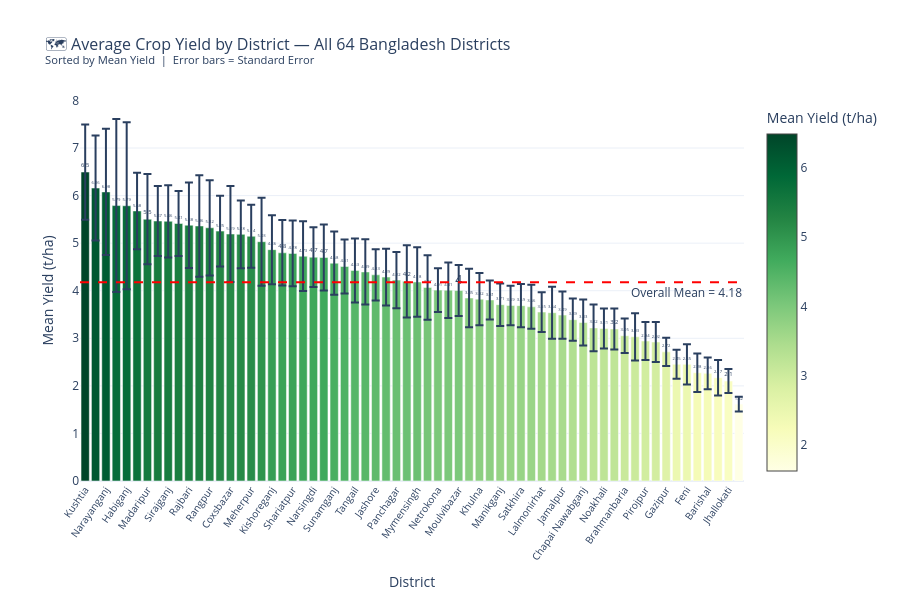

The notebook cell saved with this chart:
### Markdown cell above
---

## 🗺️ Visualization 10 — Plotly Interactive: Yield by District (Bar Chart)
### (Plotly)

### Code cell
dist_stats = (df.groupby('District')['Yield']
                .agg(Mean_Yield='mean', Std='std', Count='count')
                .round(3).reset_index()
                .sort_values('Mean_Yield', ascending=False))
dist_stats['SE'] = (dist_stats['Std'] / np.sqrt(dist_stats['Count'])).round(3)

fig = go.Figure()
fig.add_trace(go.Bar(
    x=dist_stats['District'],
    y=dist_stats['Mean_Yield'],
    error_y=dict(type='data', array=dist_stats['SE'], visible=True),
    marker=dict(
        color=dist_stats['Mean_Yield'],
        colorscale='YlGn',
        showscale=True,
        colorbar=dict(title='Mean Yield (t/ha)')
    ),
    text=dist_stats['Mean_Yield'].round(2),
    textposition='outside',
    hovertemplate='<b>%{x}</b><br>Mean Yield: %{y:.2f} t/ha<br>Records: %{customdata}<extra></extra>',
    customdata=dist_stats['Count']
))

fig.add_hline(y=df['Yield'].mean(), line_dash='dash', line_color='red',
              annotation_text=f'Overall Mean = {df["Yield"].mean():.2f}',
              annotation_position='bottom right')

fig.update_layout(
    title=dict(text='🗺️ Average Crop Yield by District — All 64 Bangladesh Districts<br>'
                    '<sup>Sorted by Mean Yield  |  Error bars = Standard Error</sup>',
               font=dict(size=16)),
    xaxis=dict(title='District', tickangle=-55, tickfont=dict(size=10)),
    yaxis=dict(title='Mean Yield (t/ha)'),
    height=600, template='plotly_white',
    hoverlabel=dict(bgcolor='white', bordercolor='green')
)
fig.write_html('viz10_district_yield_interactive.html')
fig.show()

print("""
📌 Interpretation:
   This interactive chart allows exploration of all 64 district yields.
   Districts in northern Bangladesh (Rangpur division) tend to show higher
   average yields, benefiting from fertile alluvial soils. Coastal districts
   (Barguna, Patuakhali) show lower yields due to salinity stress.
   Hover over each bar to see the exact values and sample sizes.

🔗 Business Relevance:
   Geographic yield mapping enables targeted agricultural investment.
   High-yield districts validate current best practices; low-yield districts
   need prioritised extension services and input support.
""")

### Figure 1 — Plotly figure (JSON) as saved in the notebook; plotly's stock layout.template omitted (floating-point values rounded to 4 significant figures)
{"data": [{"customdata": [67, 68, 66, 61, 54, 68, 63, 70, 68, 65, 68, 67, 69, 69, 57, 69, 67, 65, 67, 63, 64, 70, 64, 67, 58, 68, 66, 62, 68, 66, 68, 66, 65, 69, 64, 70, 64, 66, 67, 67, 64, 69, 65, 71, 68, 67, 70, 64, 65, 60, 60, 65, 66, 62, 60, 66, 69, 65, 64, 65, 64, 59, 60, 60], "error_y": {"array": [1.002, 1.104, 1.327, 1.819, 1.756, 0.805, 0.949, 0.736, 0.759, 0.681, 0.898, 1.069, 1.001, 0.742, 1.009, 0.711, 0.663, 0.923, 0.726, 0.689, 0.691, 0.734, 0.628, 0.693, 0.666, 0.566, 0.672, 0.685, 0.537, 0.598, 0.592, 0.761, 0.73, 0.678, 0.462, 0.583, 0.536, 0.613, 0.549, 0.411, 0.446, 0.415, 0.453, 0.463, 0.417, 0.546, 0.497, 0.444, 0.482, 0.491, 0.421, 0.431, 0.363, 0.497, 0.399, 0.421, 0.299, 0.303, 0.422, 0.406, 0.334, 0.372, 0.25, 0.156], "type": "data", "visible": true}, "hovertemplate": "<b>%{x}</b><br>Mean Yield: %{y:.2f} t/ha<br>Records: %{customdata}<extra></extra>", "marker": {"color": [6.495, 6.158, 6.077, 5.79, 5.786, 5.677, 5.503, 5.466, 5.46, 5.413, 5.378, 5.361, 5.323, 5.253, 5.192, 5.185, 5.145, 5.03, 4.863, 4.797, 4.784, 4.726, 4.705, 4.698, 4.579, 4.51, 4.427, 4.395, 4.334, 4.287, 4.223, 4.197, 4.183, 4.069, 4.013, 4.012, 4.004, 3.847, 3.823, 3.806, 3.707, 3.69, 3.686, 3.662, 3.551, 3.538, 3.488, 3.391, 3.332, 3.219, 3.206, 3.197, 3.054, 3.032, 2.943, 2.922, 2.715, 2.454, 2.453, 2.276, 2.263, 2.171, 2.102, 1.616], "colorbar": {"title": {"text": "Mean Yield (t/ha)"}}, "colorscale": [[0, "rgb(255,255,229)"], [0.125, "rgb(247,252,185)"], [0.25, "rgb(217,240,163)"], [0.375, "rgb(173,221,142)"], [0.5, "rgb(120,198,121)"], [0.625, "rgb(65,171,93)"], [0.75, "rgb(35,132,67)"], [0.875, "rgb(0,104,55)"], [1, "rgb(0,69,41)"]], "showscale": true}, "text": [6.5, 6.16, 6.08, 5.79, 5.79, 5.68, 5.5, 5.47, 5.46, 5.41, 5.38, 5.36, 5.32, 5.25, 5.19, 5.18, 5.14, 5.03, 4.86, 4.8, 4.78, 4.73, 4.7, 4.7, 4.58, 4.51, 4.43, 4.39, 4.33, 4.29, 4.22, 4.2, 4.18, 4.07, 4.01, 4.01, 4, 3.85, 3.82, 3.81, 3.71, 3.69, 3.69, 3.66, 3.55, 3.54, 3.49, 3.39, 3.33, 3.22, 3.21, 3.2, 3.05, 3.03, 2.94, 2.92, 2.72, 2.45, 2.45, 2.28, 2.26, 2.17, 2.1, 1.62], "textposition": "outside", "type": "bar", "x": ["Kushtia", "Natore", "Narayanganj", "Lakshmipur", "Habiganj", "Rajshahi", "Madaripur", "Jhenaidah", "Sirajganj", "Dhaka", "Rajbari", "Magura", "Rangpur", "Bogura", "Coxsbazar", "Nilphamari", "Meherpur", "Bagerhat", "Kishoreganj", "Joypurhat", "Shariatpur", "Chuadanga", "Narsingdi", "Naogaon", "Sunamganj", "Pabna", "Tangail", "Chandpur", "Jashore", "Gopalganj", "Panchagar", "Narail", "Mymensingh", "Faridpur", "Netrokona", "Dinajpur", "Moulvibazar", "Chattogram", "Khulna", "Sherpur", "Manikganj", "Kurigram", "Satkhira", "Thakurgaon", "Lalmonirhat", "Gaibandha", "Jamalpur", "Munshiganj", "Chapai Nawabganj", "Bhola", "Noakhali", "Cumilla", "Brahmanbaria", "Sylhet", "Pirojpur", "Rangamati", "Gazipur", "Khagrachari", "Feni", "Bandarban", "Barishal", "Patuakhali", "Jhallokati", "Barguna"], "y": [6.495, 6.158, 6.077, 5.79, 5.786, 5.677, 5.503, 5.466, 5.46, 5.413, 5.378, 5.361, 5.323, 5.253, 5.192, 5.185, 5.145, 5.03, 4.863, 4.797, 4.784, 4.726, 4.705, 4.698, 4.579, 4.51, 4.427, 4.395, 4.334, 4.287, 4.223, 4.197, 4.183, 4.069, 4.013, 4.012, 4.004, 3.847, 3.823, 3.806, 3.707, 3.69, 3.686, 3.662, 3.551, 3.538, 3.488, 3.391, 3.332, 3.219, 3.206, 3.197, 3.054, 3.032, 2.943, 2.922, 2.715, 2.454, 2.453, 2.276, 2.263, 2.171, 2.102, 1.616]}], "layout": {"annotations": [{"showarrow": false, "text": "Overall Mean = 4.18", "x": 1, "xanchor": "right", "xref": "x domain", "y": 4.179, "yanchor": "top", "yref": "y"}], "height": 600, "hoverlabel": {"bgcolor": "white", "bordercolor": "green"}, "shapes": [{"line": {"color": "red", "dash": "dash"}, "type": "line", "x0": 0, "x1": 1, "xref": "x domain", "y0": 4.179, "y1": 4.179, "yref": "y"}], "title": {"font": {"size": 16}, "text": "🗺️ Average Crop Yield by District — All 64 Bangladesh Districts<br><sup>Sorted by Mean Yield  |  Error bars = Standard Error</sup>"}, "xaxis": {"tickangle": -55, "tickfont": {"size": 10}, "title": {"text": "District"}}, "yaxis": {"title": {"text": "Mean Yield (t/ha)"}}}}
